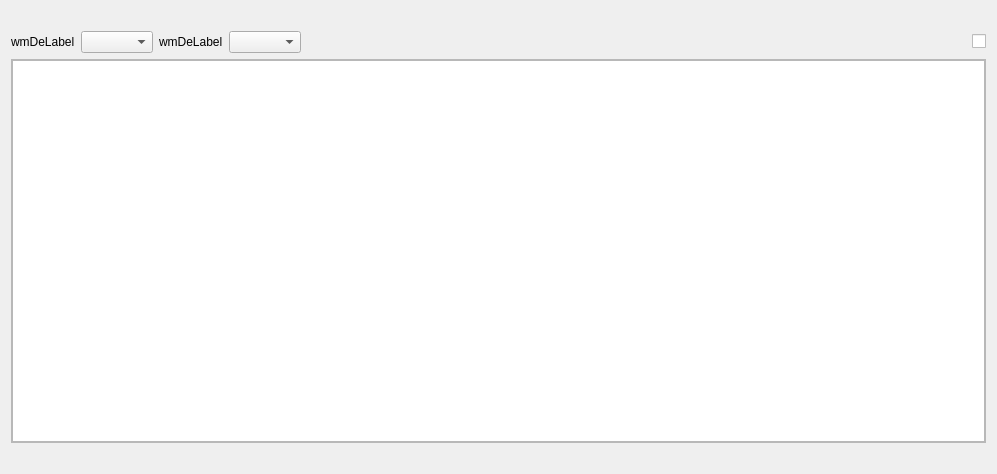
<?xml version="1.0" encoding="UTF-8"?>
<ui version="4.0">
 <class>Page_NetInst</class>
 <widget class="QWidget" name="Page_NetInst">
  <property name="geometry">
   <rect>
    <x>0</x>
    <y>0</y>
    <width>997</width>
    <height>474</height>
   </rect>
  </property>
  <property name="windowTitle">
   <string/>
  </property>
  <layout class="QVBoxLayout" name="verticalLayout_2">
   <item>
    <widget class="QLabel" name="header">
     <property name="text">
      <string/>
     </property>
    </widget>
   </item>
   <item>
    <layout class="QHBoxLayout" name="horizontalLayout">
     <item>
      <widget class="QLabel" name="initLabel">
       <property name="sizePolicy">
        <sizepolicy hsizetype="Maximum" vsizetype="Preferred">
         <horstretch>0</horstretch>
         <verstretch>0</verstretch>
        </sizepolicy>
       </property>
       <property name="text">
        <string>wmDeLabel</string>
       </property>
      </widget>
     </item>
     <item>
      <widget class="QComboBox" name="initCombobox">
       <property name="sizePolicy">
        <sizepolicy hsizetype="Preferred" vsizetype="Fixed">
         <horstretch>0</horstretch>
         <verstretch>0</verstretch>
        </sizepolicy>
       </property>
       <property name="toolTip">
        <string/>
       </property>
       <property name="currentText">
        <string/>
       </property>
       <property name="currentIndex">
        <number>-1</number>
       </property>
       <property name="minimumContentsLength">
        <number>0</number>
       </property>
      </widget>
     </item>
     <item>
      <widget class="QLabel" name="wmDeLabel">
       <property name="sizePolicy">
        <sizepolicy hsizetype="Maximum" vsizetype="Preferred">
         <horstretch>0</horstretch>
         <verstretch>0</verstretch>
        </sizepolicy>
       </property>
       <property name="text">
        <string>wmDeLabel</string>
       </property>
      </widget>
     </item>
     <item>
      <widget class="QComboBox" name="wmDeCombobox">
       <property name="sizePolicy">
        <sizepolicy hsizetype="Preferred" vsizetype="Fixed">
         <horstretch>0</horstretch>
         <verstretch>0</verstretch>
        </sizepolicy>
       </property>
       <property name="toolTip">
        <string/>
       </property>
       <property name="currentText">
        <string/>
       </property>
       <property name="currentIndex">
        <number>-1</number>
       </property>
       <property name="minimumContentsLength">
        <number>0</number>
       </property>
      </widget>
     </item>
     <item>
      <spacer name="horizontalSpacer">
       <property name="orientation">
        <enum>Qt::Horizontal</enum>
       </property>
       <property name="sizeHint" stdset="0">
        <size>
         <width>40</width>
         <height>20</height>
        </size>
       </property>
      </spacer>
     </item>
     <item>
      <widget class="QCheckBox" name="netinstallCheckbox">
       <property name="text">
        <string></string>
       </property>
      </widget>
     </item>
    </layout>
   </item>
   <item>
    <widget class="QScrollArea" name="scrollArea">
     <property name="sizePolicy">
      <sizepolicy hsizetype="Expanding" vsizetype="Expanding">
       <horstretch>0</horstretch>
       <verstretch>0</verstretch>
      </sizepolicy>
     </property>
     <property name="maximumSize">
      <size>
       <width>16777215</width>
       <height>16777215</height>
      </size>
     </property>
     <property name="widgetResizable">
      <bool>true</bool>
     </property>
     <widget class="QTreeView" name="groupswidget">
      <property name="geometry">
       <rect>
        <x>0</x>
        <y>0</y>
        <width>977</width>
        <height>379</height>
       </rect>
      </property>
      <property name="font">
       <font>
        <pointsize>11</pointsize>
       </font>
      </property>
      <layout class="QVBoxLayout" name="verticalLayout_3"/>
     </widget>
    </widget>
   </item>
   <item>
    <widget class="QLabel" name="netinst_status">
     <property name="text">
      <string/>
     </property>
    </widget>
   </item>
  </layout>
 </widget>
 <resources/>
 <connections/>
</ui>
